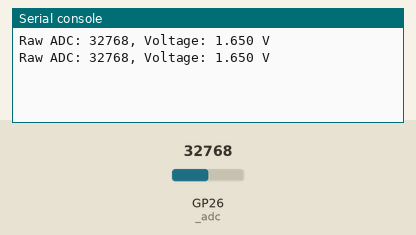
This program was run on a simulated Raspberry Pi Pico running MicroPython. Shown: the last lines printed to the serial console. The test bench sets the inputs (shaded band); at power-on: GP26 (_adc) = 32768 (analog values on the 0–65535 scale).

Above: at 1.2 s.
1.3 s: GP26 (_adc) set to 45874
At 2.6 s:
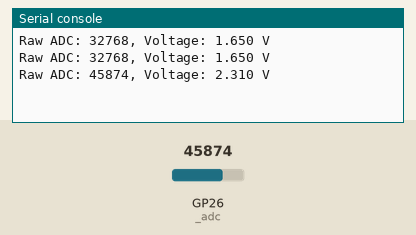
2.8 s: GP26 (_adc) set to 57670
At 3.8 s:
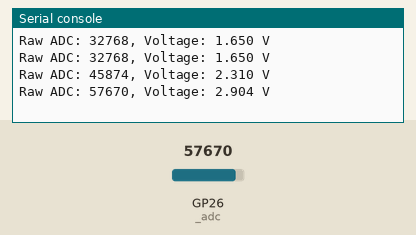
Timing chart, 0 to 5.8 s (numbered marks = the images above; inputs shaded):
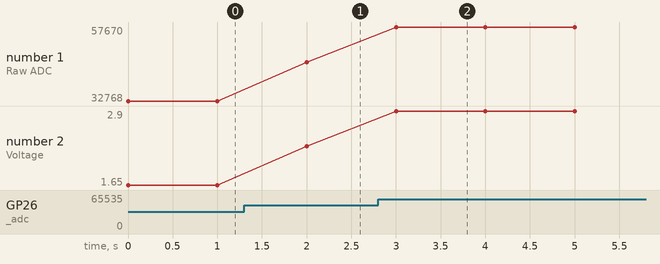

Measured:
- after the input at 1.3 s, the serial console: prints a new line after 0.70 s (image 1)
- after the input at 2.8 s, the serial console: prints a new line after 0.20 s (image 2)
- plotted number 1: 32768 → 45874 after the input at 1.3 s, 45874 → 57670 after the input at 2.8 s
- plotted number 2: 1.65 → 2.31 after the input at 1.3 s, 2.31 → 2.9 after the input at 2.8 s

The program:

mq135.py
```python
"""
MQ135 gas sensor driver (raw analog readings only).

Hardware:
    AO   -> GP26 (ADC0), via a voltage divider (sensor runs on 5V/VBUS,
            the divider brings the signal into the Pico's safe 0-3.3V range)
    VCC  -> VBUS (5V)
    GND  -> GND

Ammonia ppm estimation is intentionally NOT implemented yet; this module
only exposes stable raw ADC and voltage readings.
"""

import machine

_ADC_PIN = 26
_ADC_MAX = 65535      # 16-bit resolution returned by ADC.read_u16()
_ADC_REF_VOLTAGE = 3.3  # Pico ADC reference voltage

_adc = machine.ADC(machine.Pin(_ADC_PIN))


def read():
    """
    Read the raw ADC value and corresponding voltage from the MQ135 sensor.

    Returns:
        tuple: (raw_adc, voltage) where raw_adc is an int (0-65535) and
               voltage is a float in volts, as measured at GP26 (i.e. after
               the voltage divider).

    Raises:
        RuntimeError: if the ADC cannot be read.
    """
    try:
        raw_adc = _adc.read_u16()
    except Exception as error:
        raise RuntimeError("MQ135 ADC read failed: {}".format(error))

    voltage = (raw_adc / _ADC_MAX) * _ADC_REF_VOLTAGE

    return raw_adc, voltage


if __name__ == "__main__":
    import utime

    while True:
        try:
            adc_value, adc_voltage = read()
            print("Raw ADC: {}, Voltage: {:.3f} V".format(adc_value, adc_voltage))
        except RuntimeError as error:
            print(error)
        utime.sleep(1)
```
